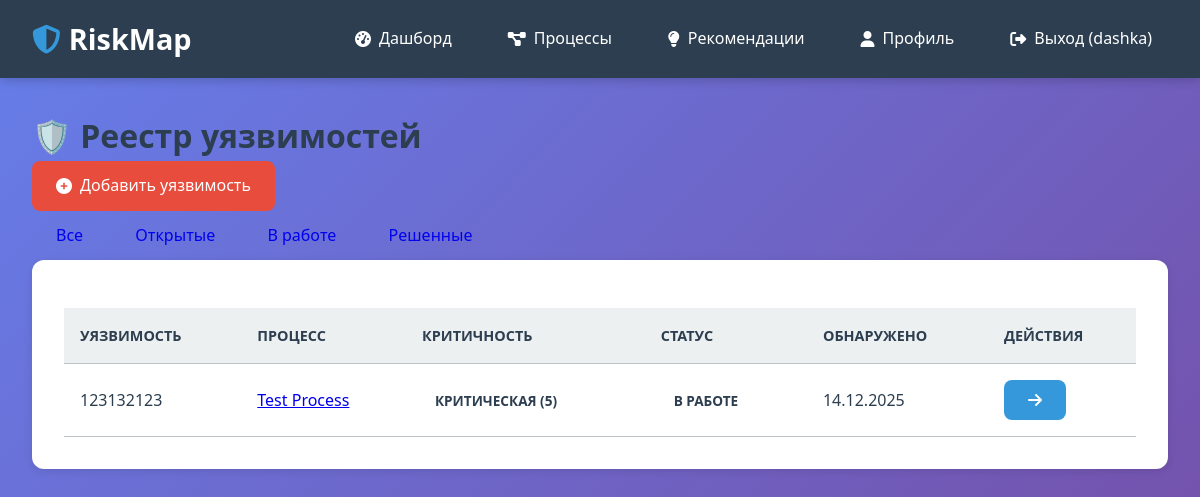
Page /vulnerabilities/ (signed in) on the committed database.
### apps/authentication/models.py (models this page shows, shortened)
class User(AbstractUser):
    email = models.EmailField(unique=True, verbose_name='Email')
    created_at = models.DateTimeField(auto_now_add=True, verbose_name='Дата регистрации')
    updated_at = models.DateTimeField(auto_now=True, verbose_name='Дата обновления')
    USERNAME_FIELD = 'username'
    REQUIRED_FIELDS = ['email']
    class Meta:
        verbose_name = 'Пользователь'
        verbose_name_plural = 'Пользователи'
        ordering = ['-created_at']
        db_table = 'users'

### apps/core/models.py (models this page shows, shortened)
class Vulnerability(models.Model):
    SEVERITY_CHOICES = [
        (1, 'Незначительная'),
        (2, 'Низкая'),
        (3, 'Средняя'),
        (4, 'Высокая'),
        (5, 'Критическая'),
    ]
    STATUS_CHOICES = [
        ('open', 'Открыта'),
        ('in_progress', 'В работе'),
        ('resolved', 'Решена'),
        ('closed', 'Закрыта'),
    ]
    business_process = models.ForeignKey(
        BusinessProcess,
        on_delete=models.CASCADE,
        related_name='vulnerabilities',
        verbose_name='Бизнес-процесс'
    )
    step = models.ForeignKey(
        ProcessStep,
        on_delete=models.SET_NULL,
        null=True,
        blank=True,
        related_name='vulnerabilities',
        verbose_name='Связанный шаг'
    )
    title = models.CharField('Название', max_length=255)
    description = models.TextField('Описание')
    severity = models.IntegerField('Уровень серьезности', choices=SEVERITY_CHOICES, default=3)
    status = models.CharField('Статус', max_length=20, choices=STATUS_CHOICES, default='open')
    discovered_date = models.DateField('Дата обнаружения', auto_now_add=True)
    resolved_date = models.DateField('Дата решения', null=True, blank=True)
    class Meta:
        verbose_name = 'Уязвимость'
        verbose_name_plural = 'Уязвимости'
        ordering = ['-severity', '-discovered_date']

class BusinessProcess(models.Model):
    CRITICALITY_CHOICES = [
        ('low', 'Низкая'),
        ('medium', 'Средняя'),
        ('high', 'Высокая'),
        ('critical', 'Критическая'),
    ]
    name = models.CharField('Название', max_length=255)
    description = models.TextField('Описание', blank=True)
    owner = models.ForeignKey(
        User,
        on_delete=models.CASCADE,
        related_name='business_processes',
        verbose_name='Владелец'
    )
    criticality = models.CharField(
        'Критичность',
        max_length=20,
        choices=CRITICALITY_CHOICES,
        default='medium'
    )
    created_at = models.DateTimeField('Дата создания', auto_now_add=True)
    updated_at = models.DateTimeField('Дата обновления', auto_now=True)
    is_active = models.BooleanField('Активен', default=True)
    class Meta:
        verbose_name = 'Бизнес-процесс'
        verbose_name_plural = 'Бизнес-процессы'
        ordering = ['-created_at']

### apps/core/views.py (the view)
# urls.py: path('vulnerabilities/', views.vulnerability_list, name='vulnerability_list'),
@login_required
def vulnerability_list(request):
    vulnerabilities = Vulnerability.objects.filter(
        business_process__owner=request.user
    )
    status_filter = request.GET.get('status')
    if status_filter:
        vulnerabilities = vulnerabilities.filter(status=status_filter)
    context = {
        'vulnerabilities': vulnerabilities,
        'status_filter': status_filter,
    }
    return render(request, 'core/vulnerability_list.html', context)

### templates/core/vulnerability_list.html (shortened to what this page needs)
{% extends 'base.html' %}
{% block content %}
<div class="d-flex justify-content-between align-items-center mb-4">
    <h1 class="h2">🛡️ Реестр уязвимостей</h1>
    <div class="d-flex gap-2">
        <a href="{% url 'core:vulnerability_create' %}" class="btn btn-danger">
            <i class="fas fa-plus-circle"></i> Добавить уязвимость
        </a>
        <div class="btn-group ms-2">
            <a href="?status=" class="btn btn-outline-secondary {% if not status_filter %}active{% endif %}">Все</a>
            <a href="?status=open" class="btn btn-outline-danger {% if status_filter == 'open' %}active{% endif %}">Открытые</a>
            <a href="?status=in_progress" class="btn btn-outline-warning {% if status_filter == 'in_progress' %}active{% endif %}">В работе</a>
            <a href="?status=resolved" class="btn btn-outline-success {% if status_filter == 'resolved' %}active{% endif %}">Решенные</a>
        </div>
    </div>
</div>
    <div class="card shadow">
        <div class="card-body p-0">
            <div class="table-responsive">
                <table class="table table-hover align-middle mb-0">
                    <thead class="bg-light">
                        <tr>
                            <th class="ps-4">Уязвимость</th>
                            <th>Процесс</th>
                            <th>Критичность</th>
                            <th>Статус</th>
                            <th>Обнаружено</th>
                            <th class="text-end pe-4">Действия</th>
                        </tr>
                    </thead>
                    <tbody>
                        {% for vuln in vulnerabilities %}
                        <tr>
                            <td class="ps-4">
                                <div class="fw-bold">{{ vuln.title }}</div>
                            </td>
                            <td>
                                <a href="{% url 'core:process_detail' vuln.business_process.pk %}" class="text-decoration-none">
                                    {{ vuln.business_process.name }}
                                </a>
                            </td>
                            <td>
                                {% if vuln.severity == 5 %}
                                    <span class="badge bg-danger">Критическая (5)</span>
                                {% elif vuln.severity == 4 %}
                                    <span class="badge bg-warning text-dark">Высокая (4)</span>
                                {% elif vuln.severity == 3 %}
                                    <span class="badge bg-info text-dark">Средняя (3)</span>
                                {% else %}
                                    <span class="badge bg-success">Низкая ({{ vuln.severity }})</span>
                                {% endif %}
                            </td>
                            <td>
                                {% if vuln.status == 'open' %}
                                    <span class="badge border border-danger text-danger">Открыта</span>
                                {% elif vuln.status == 'in_progress' %}
                                    <span class="badge border border-warning text-warning">В работе</span>
                                {% elif vuln.status == 'resolved' %}
                                    <span class="badge border border-success text-success">Решена</span>
                                {% else %}
                                    <span class="badge border border-secondary text-secondary">Закрыта</span>
                                {% endif %}
                            </td>
                            <td class="text-muted small">
                                {{ vuln.discovered_date|date:"d.m.Y" }}
                            </td>
                            <td class="text-end pe-4">
                                <a href="{% url 'core:vulnerability_detail' vuln.pk %}" class="btn btn-sm btn-primary">
                                    <i class="fas fa-arrow-right"></i>
                                </a>
                            </td>
                        </tr>
                        {% endfor %}
                    </tbody>
                </table>
            </div>
        </div>
    </div>
</div>
{% endblock %}

### templates/base.html (shortened to what this page needs)
<!DOCTYPE html>
<html lang="ru">
<head>
    <link href="https://cdn.jsdelivr.net/npm/vis-network@9.1.9/dist/dist/vis-network.min.css" rel="stylesheet">
    <link rel="stylesheet" href="https://cdnjs.cloudflare.com/ajax/libs/font-awesome/6.5.1/css/all.min.css">
</head>
<body>
    <nav class="navbar">
        <div class="navbar-container">
            <a href="{% url 'core:home' %}" class="navbar-brand">
                <i class="fas fa-shield-alt"></i>
                RiskMap
            </a>
            <ul class="navbar-menu">
                {% if user.is_authenticated %}
                    <li><a href="{% url 'core:dashboard' %}">
                        <i class="fas fa-tachometer-alt"></i> Дашборд
                    </a></li>
                    <li><a href="{% url 'core:process_list' %}">
                        <i class="fas fa-project-diagram"></i> Процессы
                    </a></li>
                    <li><a href="{% url 'core:recommendations' %}">
                        <i class="fas fa-lightbulb"></i> Рекомендации
                    </a></li>
                    <li><a href="{% url 'core:profile' %}">
                        <i class="fas fa-user"></i> Профиль
                    </a></li>
                    <li><a href="{% url 'authentication:logout' %}">
                        <i class="fas fa-sign-out-alt"></i> Выход ({{ user.username }})
                    </a></li>
                {% endif %}
            </ul>
        </div>
    </nav>
    <div class="container">
        {% block content %}{% endblock %}
</body>
</html>

### templates/base.html (style rules this page uses)
* { margin: 0; padding: 0; box-sizing: border-box; }
:root { --primary-color: #2c3e50; --secondary-color: #3498db; --accent-color: #e74c3c; --success-color: #27ae60; --warning-color: #f39c12; --danger-color: #e74c3c; --light-bg: #ecf0f1; --dark-text: #2c3e50; --light-text: #7f8c8d; --border-color: #bdc3c7; --card-shadow: 0 2px 8px rgba(0,0,0,0.1); --hover-shadow: 0 4px 16px rgba(0,0,0,0.15); }
body { font-family: 'Segoe UI', Tahoma, Geneva, Verdana, sans-serif; background: linear-gradient(135deg, #667eea 0%, #764ba2 100%); background-attachment: fixed; color: var(--dark-text); line-height: 1.6; min-height: 100vh; }
.navbar { background: var(--primary-color); color: white; padding: 1rem 0; box-shadow: 0 2px 10px rgba(0,0,0,0.2); position: sticky; top: 0; z-index: 1000; }
.navbar-container { max-width: 1400px; margin: 0 auto; padding: 0 2rem; display: flex; justify-content: space-between; align-items: center; }
.navbar-brand { font-size: 1.8rem; font-weight: bold; color: white; text-decoration: none; display: flex; align-items: center; gap: 0.5rem; }
.navbar-brand i { color: var(--secondary-color); }
.navbar-menu { display: flex; list-style: none; gap: 1.5rem; align-items: center; }
.navbar-menu a { color: white; text-decoration: none; padding: 0.5rem 1rem; border-radius: 5px; transition: all 0.3s ease; display: flex; align-items: center; gap: 0.5rem; }
.container { max-width: 1400px; margin: 2rem auto; padding: 0 2rem; }
.card { background: white; border-radius: 12px; padding: 2rem; margin-bottom: 2rem; box-shadow: var(--card-shadow); transition: all 0.3s ease; }
.card-body { color: var(--dark-text); }
.btn { display: inline-flex; align-items: center; gap: 0.5rem; padding: 0.75rem 1.5rem; border: none; border-radius: 8px; font-size: 1rem; cursor: pointer; text-decoration: none; transition: all 0.3s ease; font-weight: 500; }
.btn-primary { background: var(--secondary-color); color: white; }
.btn-danger { background: var(--danger-color); color: white; }
.badge { display: inline-block; padding: 0.4rem 0.8rem; border-radius: 20px; font-size: 0.85rem; font-weight: 600; text-transform: uppercase; }
.table { width: 100%; border-collapse: collapse; margin-top: 1rem; }
.table th, .table td { padding: 1rem; text-align: left; border-bottom: 1px solid var(--border-color); }
.table th { background: var(--light-bg); font-weight: 600; color: var(--primary-color); text-transform: uppercase; font-size: 0.9rem; }

### rows in the picture
User: username "dashka"
Vulnerability: title "123132123", business_process.name "Test Process", severity "КРИТИЧЕСКАЯ (5)", status "В РАБОТЕ", discovered_date "14.12.2025"
